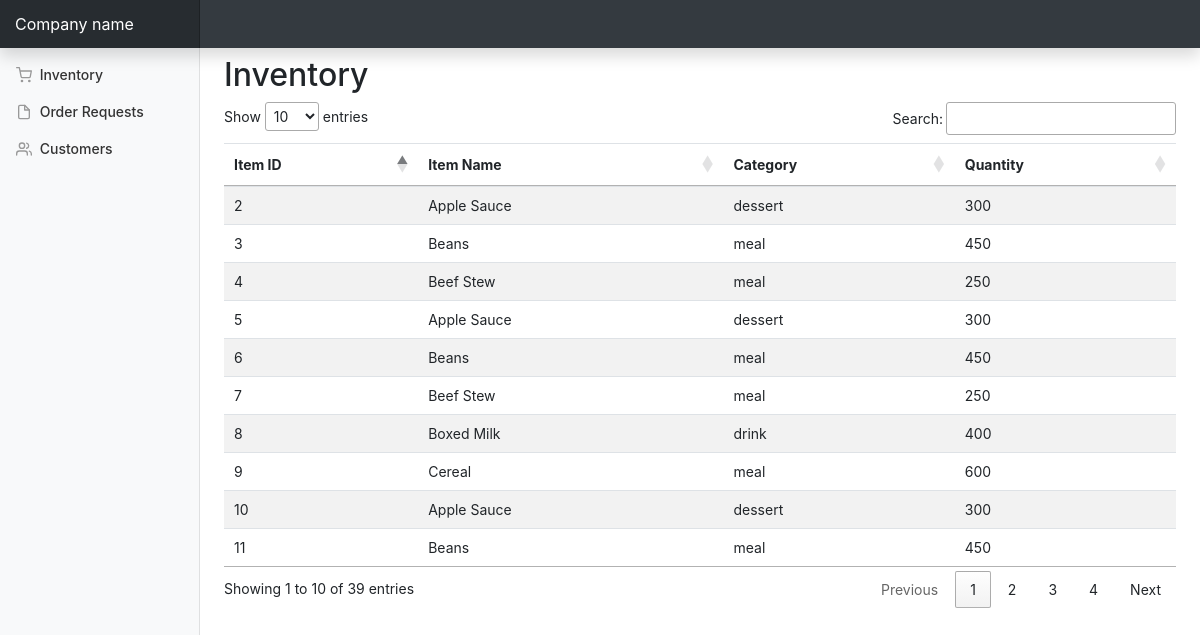
Page /dashboard.php on the committed database.
### tables this page shows
CREATE TABLE `foodinventory` (
  `foodid` int(11) NOT NULL,
  `categoryid` varchar(20) DEFAULT NULL,
  `foodname` varchar(60) NOT NULL,
  `actualQty` int(11) DEFAULT '0'
);

### DB.php (called while the page is built, shortened)
<?php
class DB
{
    private static $instance = null;
    public static function getInstance()
    {
        if (empty(self::$instance)) {
            $db_info = array(
                "host" => "localhost",
                "port" => "3306",
                "user" => "root",
                "pass" => "",
                "name" => "fbdb",
                "charset" => "UTF-8"
            );
            try {
                self::$instance = new PDO(
                    "mysql:host=" . $db_info['host'] . ';port=' . $db_info['port'] . ';dbname=' . $db_info['name'],
                    $db_info['user'],
                    $db_info['pass']
                );
                self::$instance->setAttribute(PDO::ATTR_ERRMODE, PDO::ERRMODE_SILENT);
                self::$instance->query('SET NAMES utf8');
                self::$instance->query('SET CHARACTER SET utf8');
            } catch (PDOException $error) {
                echo $error->getMessage();
            }
        }
        return self::$instance;
    }
}

### dashboard.php (the view, shortened to what this page needs)
<!doctype html>
<html lang="en">
<head>
    <link rel="stylesheet" href="https://stackpath.bootstrapcdn.com/bootstrap/4.2.1/css/bootstrap.min.css"
>
    <link rel="stylesheet" href="css/dashboard.css"/>
    <link rel="stylesheet" href="https://cdn.datatables.net/1.10.19/css/jquery.dataTables.min.css" />
    <?php
    require 'DB.php';
    $select_inv = 'SELECT * FROM `foodinventory`';
    $inv = DB::getInstance()->prepare($select_inv);
    $inv->execute();
    ?>
</head>
<body>
<body data-gr-c-s-loaded="true">
<nav class="navbar navbar-dark fixed-top bg-dark flex-md-nowrap p-0 shadow">
    <a class="navbar-brand col-sm-3 col-md-2 mr-0" href="#">Company name</a>
</nav>
<div class="container-fluid">
    <div class="row">
        <nav class="col-md-2 d-none d-md-block bg-light sidebar">
            <div class="sidebar-sticky">
                <ul class="nav flex-column">
                    <li class="nav-item">
                        <a class="nav-link" href="#inventory" onclick="showHide(this)">
                            Inventory
                        </a>
                    </li>
                    <li class="nav-item">
                        <a class="nav-link" href="#request" onclick="showHide(this)">
                            Order Requests
                        </a>
                    </li>
                    <li class="nav-item">
                        <a class="nav-link" href="#visitor" onclick="showHide(this)">
                            Customers
                        </a>
                    </li>
                </ul>
            </div>
        </nav>
        <main role="main" class="col-md-9 ml-sm-auto col-lg-10 px-4 mt-2">
            <div class="inventory-div  fb_table">
                <h2>Inventory</h2>
                <div class="table-responsive">
                    <table class="table table-striped table-sm" id="inventory-table">
                        <thead>
                        <tr>
                            <th>Item ID</th>
                            <th>Item Name</th>
                            <th>Category</th>
                            <th>Quantity</th>
                        </tr>
                        </thead>
                        <tbody>
                        <?php  while($row = $inv->fetch())  { ?>
                        <tr>
                            <td><?php echo $row['foodid'];?></td>
                            <td><?php echo $row['foodname']; ?></td>
                            <td><?php echo $row['categoryid']; ?></td>
                            <td><?php echo $row['actualQty']; ?></td>
                        </tr>
                        <?php } ?>
                        </tbody>
                    </table>
                </div>
            </div>
        </main>
    </div>
</div>
</body>
</html>

### css/dashboard.css (style rules this page uses)
body { font-size: .875rem; }
.feather { width: 16px; height: 16px; vertical-align: text-bottom; }
.sidebar { position: fixed; top: 0; bottom: 0; left: 0; z-index: 100; padding: 48px 0 0; box-shadow: inset -1px 0 0 rgba(0, 0, 0, .1); }
.sidebar-sticky { position: relative; top: 0; height: calc(100vh - 48px); padding-top: .5rem; overflow-x: hidden; overflow-y: auto; }
.sidebar .nav-link { font-weight: 500; color: #333; }
.sidebar .nav-link .feather { margin-right: 4px; color: #999; }
[role="main"] { padding-top: 133px; }
@media (min-width: 768px) { [role="main"] { padding-top: 48px; } }
.navbar-brand { padding-top: .75rem; padding-bottom: .75rem; font-size: 1rem; background-color: rgba(0, 0, 0, .25); box-shadow: inset -1px 0 0 rgba(0, 0, 0, .25); }

### rows in the picture
foodinventory: foodid "2", foodname "Apple Sauce", categoryid "dessert", actualQty "300"
foodinventory: foodid "3", foodname "Beans", categoryid "meal", actualQty "450"
foodinventory: foodid "4", foodname "Beef Stew", categoryid "meal", actualQty "250"
foodinventory: foodid "5", foodname "Apple Sauce", categoryid "dessert", actualQty "300"
foodinventory: foodid "6", foodname "Beans", categoryid "meal", actualQty "450"
foodinventory: foodid "7", foodname "Beef Stew", categoryid "meal", actualQty "250"
foodinventory: foodid "8", foodname "Boxed Milk", categoryid "drink", actualQty "400"
foodinventory: foodid "9", foodname "Cereal", categoryid "meal", actualQty "600"
foodinventory: foodid "10", foodname "Apple Sauce", categoryid "dessert", actualQty "300"
foodinventory: foodid "11", foodname "Beans", categoryid "meal", actualQty "450"
